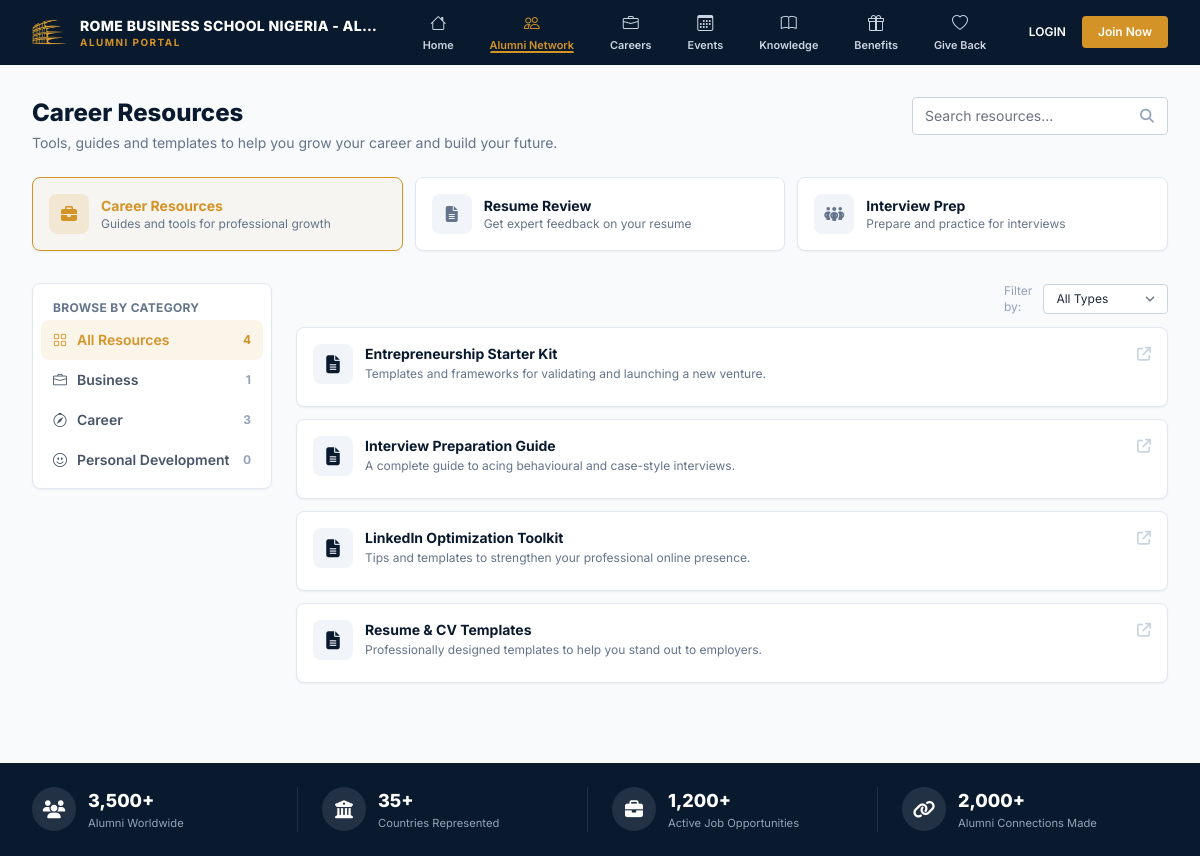
Page /resources on the committed database.
### tables this page shows
CREATE TABLE settings (
  setting_key VARCHAR(100) PRIMARY KEY,
  setting_value TEXT NULL
);

CREATE TABLE resources (
  id INT AUTO_INCREMENT PRIMARY KEY,
  title VARCHAR(200) NOT NULL,
  description VARCHAR(500) NULL,
  link VARCHAR(255) NULL,
  category VARCHAR(100) NULL,
  resource_type VARCHAR(50) NULL,
  read_time_minutes INT NULL,
  image VARCHAR(255) NULL,
  is_featured TINYINT(1) NOT NULL DEFAULT 0,
  difficulty ENUM('beginner','intermediate','advanced') NULL,
  created_at TIMESTAMP DEFAULT CURRENT_TIMESTAMP,
  updated_at TIMESTAMP DEFAULT CURRENT_TIMESTAMP ON UPDATE CURRENT_TIMESTAMP
);

### app/Views/resources/partials/resource_row.php (the view, shortened to what the rows shown need)
<div class="card p-4 relative">
  <a href="<?= e(url('resources/' . $res['id'])) ?>" class="absolute inset-0 z-0" aria-label="<?= e($res['title']) ?>"></a>
  <div class="flex items-start gap-3 pointer-events-none">
    <div class="w-10 h-10 rounded-lg bg-slate-100 text-primary-navy flex items-center justify-center text-lg flex-shrink-0"><i class="fa-solid <?= e(resource_type_icon($res['resource_type'])) ?>"></i></div>
    <div class="min-w-0 flex-1">
      <h4 class="text-sm font-bold text-primary-navy"><?= e($res['title']) ?></h4>
      <p class="text-xs text-slate-500 mt-0.5"><?= e($res['description']) ?></p>
    </div>
    <div class="flex items-center gap-3 flex-shrink-0 pointer-events-auto relative z-10">
      <a href="<?= e(url('resources/' . $res['id'])) ?>" class="text-sm text-slate-300 hover:text-gold" title="Open resource"><i class="fa-solid fa-arrow-up-right-from-square"></i></a>
    </div>
  </div>
</div>

### app/Views/resources/tabs/career.php (shortened to what the rows shown need)
<div class="flex flex-wrap items-start justify-between gap-4 mb-6">
  <div>
    <h1 class="text-2xl font-extrabold text-primary-navy">Career Resources</h1>
    <p class="text-sm text-slate-500 mt-1">Tools, guides and templates to help you grow your career and build your future.</p>
  </div>
  <div class="flex items-center gap-2 flex-shrink-0 w-full sm:w-auto">
    <form method="GET" action="<?= e(url('resources')) ?>" class="flex-1 sm:flex-initial">
      <div class="relative">
        <input type="text" name="q" value="<?= e($filters['q'] ?? '') ?>" placeholder="Search resources..." class="form-input !pr-9 w-full sm:w-64">
        <button type="submit" class="absolute right-3.5 top-1/2 -translate-y-1/2 text-slate-400 text-sm"><i class="fa-solid fa-magnifying-glass"></i></button>
      </div>
    </form>
  </div>
</div>
<?php require __DIR__ . '/../partials/tab_switcher.php'; ?>
<div class="grid grid-cols-1 lg:grid-cols-[240px_1fr] gap-6 items-start">
  <aside class="card p-2 lg:sticky lg:top-[calc(var(--header-height)+1rem)] lg:self-start">
    <h3 class="text-xs font-bold text-slate-500 uppercase tracking-wide px-3 pt-2 pb-1">Browse by Category</h3>
    <a href="<?= e(url('resources?tab=career') . '#resource-list') ?>" class="flex items-center justify-between gap-2 px-3 py-2.5 rounded-lg text-sm font-semibold <?= empty($filters['category']) ? 'bg-gold/10 text-gold' : 'text-slate-600 hover:bg-slate-50' ?>">
      <span class="flex items-center gap-2.5"><i class="bi bi-grid"></i> All Resources</span>
      <span class="text-xs font-bold <?= empty($filters['category']) ? 'text-gold' : 'text-slate-400' ?>"><?= (int) $totalCount ?></span>
    </a>
    <?php foreach (\App\Models\Resource::CAREER_CATEGORIES as $cat): $active = ($filters['category'] ?? '') === $cat; ?>
      <a href="<?= e(url('resources') . '?' . http_build_query(['tab' => 'career', 'category' => $cat]) . '#resource-list') ?>" class="flex items-center justify-between gap-2 px-3 py-2.5 rounded-lg text-sm font-semibold <?= $active ? 'bg-gold/10 text-gold' : 'text-slate-600 hover:bg-slate-50' ?>">
        <span class="flex items-center gap-2.5"><i class="bi <?= e(resource_category_icon($cat)) ?>"></i> <?= e($cat) ?></span>
        <span class="text-xs font-bold <?= $active ? 'text-gold' : 'text-slate-400' ?>"><?= (int) ($categoryCounts[$cat] ?? 0) ?></span>
      </a>
    <?php endforeach; ?>
  </aside>
  <div id="resource-list" class="scroll-mt-24">
    <div id="type-filter" class="flex items-center justify-end mb-3 scroll-mt-20">
      <form method="GET" action="<?= e(url('resources')) ?>" class="flex items-center gap-2">
        <label class="text-xs text-slate-400">Filter by:</label>
        <select name="type" onchange="this.form.submit()" class="form-input !py-1.5 text-xs">
          <option value="">All Types</option>
        </select>
      </form>
    </div>
    <div class="space-y-3">
      <?php foreach ($resources as $res): ?>
        <?php require __DIR__ . '/../partials/resource_row.php'; ?>
      <?php endforeach; ?>
    </div>
  </div>
</div>

### app/Core/Router.php (shortened to what the rows shown need)
<?php
class Router
{
    private array $routes = [];
    private function normalize(string $path): string
    {
        $path = rtrim($path, '/');
        return $path === '' ? '/' : $path;
    }
    private function add(string $method, string $path, string $handler): void
    {
        $path = $this->normalize($path);
        preg_match_all('#\{([a-zA-Z_]+)\}#', $path, $paramNames);
        $regex = preg_replace('#\{[a-zA-Z_]+\}#', '([^/]+)', $path);
        $regex = '#^' . $regex . '$#';
        $this->routes[] = [
            'method' => $method,
            'regex' => $regex,
            'handler' => $handler,
            'params' => $paramNames[1],
        ];
    }
    public function dispatch(string $method, string $uri): void
    {
        $uri = $this->normalize($uri);
        foreach ($this->routes as $route) {
            if ($route['method'] !== $method) {
                continue;
            }
            if (preg_match($route['regex'], $uri, $matches)) {
                array_shift($matches);
                $args = array_combine($route['params'], array_map('urldecode', $matches));
                [$controllerName, $action] = explode('@', $route['handler']);
                $controller = new $class();
                call_user_func_array([$controller, $action], $args);
                return;
            }
        }
    }
}

### app/Views/layouts/main.php (shortened to what the rows shown need)
<?php
$activeNav = $activeNav ?? '';
$authUser = Auth::user();
$footerSettings = Setting::all();
$unreadNotificationCount = $authUser ? Notification::unreadCount((int) $authUser['id']) : 0;
$networkFamily = ['directory', 'connections', 'feed', 'messages', 'mentorship', 'businesses', 'cohorts', 'map', 'spotlight', 'news', 'resources'];
$isNetworkActive = in_array($activeNav, $networkFamily, true);
$isCareersActive = $activeNav === 'jobs';
$cohortBadge = null;
?>
<!DOCTYPE html>
<html lang="en">
<head>
  <link rel="stylesheet" href="https://cdnjs.cloudflare.com/ajax/libs/font-awesome/6.4.0/css/all.min.css">
  <link rel="stylesheet" href="https://cdn.jsdelivr.net/npm/bootstrap-icons@1.11.3/font/bootstrap-icons.min.css">
  <link rel="stylesheet" href="<?= e(versioned_asset('css/app.css')) ?>">
</head>
<body class="pb-16 lg:pb-0 flex flex-col min-h-screen">
  <header class="bg-[var(--header-bg)] border-b border-black/5 sticky top-0 z-50">
    <div class="max-w-[1400px] mx-auto px-4 md:px-8">
      <div class="flex items-center justify-between h-[var(--header-height)] gap-4">
        <a href="<?= e(url('/')) ?>" class="flex items-center gap-3 flex-shrink-0 min-w-0">
          <img src="<?= e(Setting::get('site_logo', asset('uploads/branding/rbs-logo.png'))) ?>" alt="<?= e(Setting::get('site_name', 'Rome Business School Nigeria')) ?> Logo" class="w-9 h-9 object-contain flex-shrink-0">
          <div class="leading-tight min-w-0">
            <div class="text-[var(--header-text)] font-extrabold text-[0.65rem] lg:text-sm tracking-wide uppercase lg:truncate max-w-[130px] lg:max-w-[300px]"><?= e(Setting::get('site_name', 'Rome Business School Nigeria')) ?></div>
            <div class="text-gold text-[0.6rem] lg:text-[0.62rem] font-bold tracking-[0.15em] uppercase"><?= e(portal_name()) ?></div>
          </div>
        </a>
        <nav class="hidden lg:flex items-stretch gap-1 flex-1 justify-center">
          <a href="<?= e(url('/')) ?>" class="top-pill h-full <?= $activeNav === 'home' ? 'active' : '' ?>">
            <i class="bi bi-house"></i><span>Home</span>
          </a>
          <?php if (\App\Models\PageVisibility::shouldShowInNav('directory', $authUser) && !\App\Core\Auth::isRecruiter()): ?>
          <div class="relative group h-full" data-mega-group>
            <button class="top-pill h-full <?= $isNetworkActive ? 'active' : '' ?>">
              <i class="bi bi-people"></i><span><?= e(term_plural()) ?> Network</span>
            </button>
          </div>
          <?php endif; ?>
          <?php if (\App\Models\PageVisibility::shouldShowInNav('jobs', $authUser)): ?>
          <div class="relative group h-full" data-mega-group>
            <button class="top-pill h-full <?= $isCareersActive ? 'active' : '' ?>">
              <i class="bi bi-briefcase"></i><span>Careers</span>
            </button>
          </div>
          <?php endif; ?>
          <?php if (\App\Models\PageVisibility::shouldShowInNav('events', $authUser)): ?>
          <div class="relative group h-full" data-mega-group>
            <button class="top-pill h-full <?= $activeNav === 'events' ? 'active' : '' ?>">
              <i class="bi bi-calendar3"></i><span>Events</span>
            </button>
          </div>
          <?php endif; ?>
          <?php if (\App\Models\PageVisibility::shouldShowInNav('knowledge', $authUser)): ?>
          <div class="relative group h-full" data-mega-group>
            <button class="top-pill h-full <?= $activeNav === 'knowledge' ? 'active' : '' ?>">
              <i class="bi bi-book"></i><span>Knowledge</span>
            </button>
          </div>
          <?php endif; ?>
          <?php if (\App\Models\PageVisibility::shouldShowInNav('benefits', $authUser)): ?>
          <div class="relative group h-full" data-mega-group>
            <button class="top-pill h-full <?= $activeNav === 'benefits' ? 'active' : '' ?>">
              <i class="bi bi-gift"></i><span>Benefits</span>
            </button>
          </div>
          <?php endif; ?>
          <?php if (\App\Models\PageVisibility::shouldShowInNav('give', $authUser)): ?>
            <div class="relative h-full">
              <a href="<?= e(url('give')) ?>" class="top-pill h-full hover:!text-gold hover:!bg-white/10 <?= $activeNav === 'give' ? 'active' : '' ?>">
                <i class="bi bi-heart"></i><span>Give Back</span>
              </a>
            </div>
          <?php endif; ?>
        </nav>
        <div class="flex items-center gap-4 flex-shrink-0">
          <?php if ($authUser): ?>
            <a href="<?= e(url('notifications')) ?>" class="relative text-[var(--header-text)] hover:text-gold" id="notification-bell">
              <i class="fa-regular fa-bell text-lg"></i>
              <span id="notification-badge" class="absolute -top-1.5 -right-2 bg-gold text-white text-[0.6rem] font-bold w-4 h-4 rounded-full flex items-center justify-center <?= $unreadNotificationCount > 0 ? '' : 'hidden' ?>"><?= min(9, $unreadNotificationCount) ?><?= $unreadNotificationCount > 9 ? '+' : '' ?></span>
            </a>
            <div class="relative group">
              <button class="flex items-center gap-2.5">
                <?= avatar_html($authUser, 'w-9 h-9 border-2 border-[var(--header-text)]') ?>
                <span class="hidden md:block text-left leading-tight">
                  <span class="block text-[var(--header-text)] text-xs font-bold truncate max-w-[110px]"><?= e($authUser['name']) ?></span>
                  <?php if ($cohortBadge): ?><span class="block text-gold text-[0.65rem] font-semibold"><?= e($cohortBadge) ?></span><?php endif; ?>
                </span>
                <i class="fa-solid fa-angle-down text-[0.65rem] text-[var(--header-text)] opacity-60"></i>
              </button>
              <div class="absolute right-0 top-full pt-2 hidden group-hover:block z-40">
                <div class="bg-white min-w-[180px] shadow-lg rounded-md border border-slate-200 py-2">
                  <div class="px-4 py-1.5 text-xs font-semibold text-primary-navy truncate"><?= e($authUser['name']) ?></div>
                  <a href="<?= e(url('profile/edit')) ?>" class="block px-4 py-2 text-xs text-slate-700 hover:bg-slate-50 hover:text-gold">Edit Profile</a>
                  <?php if ($authUser['role'] === 'admin'): ?>
                    <a href="<?= e(url('admin/dashboard')) ?>" class="block px-4 py-2 text-xs text-slate-700 hover:bg-slate-50 hover:text-gold">Admin Panel</a>
                  <?php endif; ?>
                  <?php if (in_array($authUser['role'], ['admin', 'editor'], true)): ?>
                    <a href="<?= e(url('admin/register-alumni')) ?>" class="block px-4 py-2 text-xs text-slate-700 hover:bg-slate-50 hover:text-gold">Register <?= e(term_plural()) ?></a>
                  <?php endif; ?>
                  <form method="POST" action="<?= e(url('logout')) ?>">
                    <?= csrf_field() ?>
                    <button type="submit" class="w-full text-left px-4 py-2 text-xs text-slate-700 hover:bg-slate-50 hover:text-gold">Logout</button>
                  </form>
                </div>
              </div>
            </div>
          <?php else: ?>
            <a href="<?= e(login_url_with_redirect()) ?>" class="text-xs font-semibold text-[var(--header-text)] hover:text-gold uppercase hidden sm:inline">Login</a>
            <a href="<?= e(url('register')) ?>" class="btn-gold !px-4 !py-2 text-xs hidden sm:inline-block">Join Now</a>
          <?php endif; ?>
        </div>
      </div>
    </div>
  </header>
  <main class="flex-1">
    <?= $content ?>
  </main>
  <footer class="bg-primary-navy text-white mt-12 py-6">
    <div class="max-w-[1280px] mx-auto px-4 md:px-8 grid grid-cols-2 md:grid-cols-4 gap-6">
      <div class="flex items-center gap-3 md:border-r md:border-white/10">
        <div class="w-11 h-11 rounded-full bg-white/10 flex items-center justify-center text-lg flex-shrink-0"><i class="fa-solid fa-users"></i></div>
        <div>
          <h3 class="text-lg font-extrabold"><?= e($footerSettings['metric_alumni'] ?? '') ?></h3>
          <p class="text-[0.7rem] text-slate-400"><?= e(term_plural()) ?> Worldwide</p>
        </div>
      </div>
      <div class="flex items-center gap-3 md:border-r md:border-white/10">
        <div class="w-11 h-11 rounded-full bg-white/10 flex items-center justify-center text-lg flex-shrink-0"><i class="fa-solid fa-building-columns"></i></div>
        <div>
          <h3 class="text-lg font-extrabold"><?= e($footerSettings['metric_countries'] ?? '') ?></h3>
          <p class="text-[0.7rem] text-slate-400">Countries Represented</p>
        </div>
      </div>
      <div class="flex items-center gap-3 md:border-r md:border-white/10">
        <div class="w-11 h-11 rounded-full bg-white/10 flex items-center justify-center text-lg flex-shrink-0"><i class="fa-solid fa-briefcase"></i></div>
        <div>
          <h3 class="text-lg font-extrabold"><?= e($footerSettings['metric_jobs'] ?? '') ?></h3>
          <p class="text-[0.7rem] text-slate-400">Active Job Opportunities</p>
        </div>
      </div>
      <div class="flex items-center gap-3">
        <div class="w-11 h-11 rounded-full bg-white/10 flex items-center justify-center text-lg flex-shrink-0"><i class="fa-solid fa-link"></i></div>
        <div>
          <h3 class="text-lg font-extrabold"><?= e($footerSettings['metric_connections'] ?? '') ?></h3>
          <p class="text-[0.7rem] text-slate-400"><?= e(term_plural()) ?> Connections Made</p>
        </div>
      </div>
    </div>
  </footer>
</body>
</html>

### rows in the picture
settings: setting_value "ROME BUSINESS SCHOOL NIGERIA - AL…"
resources: title "Entrepreneurship Starter Kit", description "Templates and frameworks for validating and launching a new venture."
resources: title "Interview Preparation Guide", description "A complete guide to acing behavioural and case-style interviews."
resources: title "LinkedIn Optimization Toolkit", description "Tips and templates to strengthen your professional online presence."
resources: title "Resume & CV Templates", description "Professionally designed templates to help you stand out to employers."

### other values in the picture
portal_name() "ALUMNI PORTAL"
term_plural() "Alumni"
$t['label'] "Career Resources"
$t['desc'] "Guides and tools for professional growth"
$t['label'] "Resume Review"
$t['desc'] "Get expert feedback on your resume"
$t['label'] "Interview Prep"
$t['desc'] "Prepare and practice for interviews"
$totalCount "4"
$cat "Business"
$categoryCounts[$cat] "1"
$cat "Career"
$categoryCounts[$cat] "3"
$cat "Personal Development"
$categoryCounts[$cat] "0"
